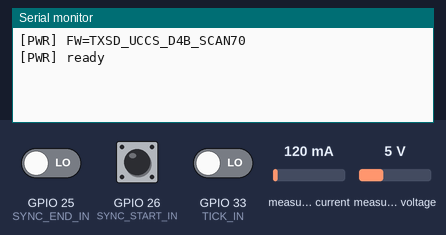
Bench run of a sketch on a simulated ESP32. Parts: the last lines printed to the serial monitor. The test bench sets the inputs (shaded band); at power-on: GPIO 26 (SYNC_START_IN) LOW, GPIO 25 (SYNC_END_IN) LOW, GPIO 33 (TICK_IN) LOW, measured current 120 mA, measured voltage 5 V. Storage starts empty.

Above: at 1.2 s.
1.3 s: GPIO 26 (SYNC_START_IN) pulled HIGH for 0.15 s
At 2.6 s:
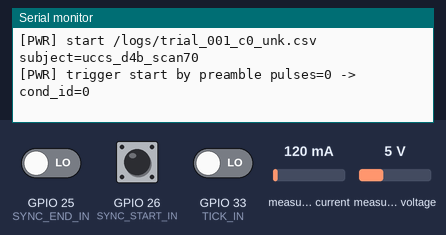
3.1 s: GPIO 25 (SYNC_END_IN) driven HIGH
At 4.3 s:
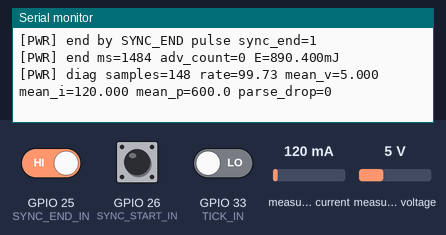
4.6 s: GPIO 26 (SYNC_START_IN) pulled HIGH for 1 s
At 4.82 s:
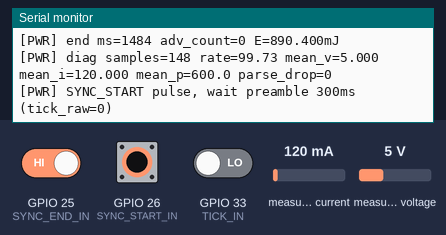

The sketch:

TXSD_UCCS_D4B_SCAN70.ino
```cpp
// TXSD_UCCS_D4B_SCAN70.ino (uccs_d4b_scan70)
// INA219 logger for Step D4B (CCS ablation) under scan70.
// Start/stop via SYNC_START/SYNC_END (TX GPIO26/25 -> TXSD GPIO26/25).
// TX sends preamble pulses on TICK (TX GPIO27 -> TXSD GPIO33) to encode cond_id.
// During trial, TX additionally emits 1 tick per payload update; TXSD uses tick_count as adv_count (approx).
//
// cond_id:
//   1: S4 fixed100
//   2: S4 fixed500
//   3: S4 policy (U+CCS)
//   4: S4 ablation_ccs_off (U-only)

#include <Arduino.h>
#include <Wire.h>
#include <SPI.h>
#include <SD.h>
#include <Adafruit_INA219.h>

// Pins
static const int SD_CS   = 5;
static const int SD_SCK  = 18;
static const int SD_MISO = 19;
static const int SD_MOSI = 23;
static const int SYNC_START_IN = 26;
static const int SYNC_END_IN = 25;
static const int TICK_IN = 33;
static const int I2C_SDA = 21;
static const int I2C_SCL = 22;

// Settings
static const uint32_t SAMPLE_US    = 10000;   // 10ms = 100Hz
static const uint32_t FALLBACK_MS  = 2400000; // safety fallback
static const uint32_t MIN_TRIAL_MS = 1000;
static const uint32_t TICK_PER_TRIAL = 0;     // 0=disabled (use SYNC to end)
static const char SUBJECT_ID[] = "uccs_d4b_scan70";
static const char PROGRAM_ID[] = "TXSD_UCCS_D4B_SCAN70_v1";

// Preamble window (count TICK pulses after SYNC rising edge)
// NOTE:
// TX must NOT emit periodic ticks during this window, otherwise the counted pulses
// can become (cond_id + background_ticks) and collapse to 10..13.
// We keep this short and rely on TX to send preamble pulses immediately after SYNC.
static const uint32_t PREAMBLE_WINDOW_MS = 300;
static const uint8_t PREAMBLE_MAX_ID = 16;
static const uint32_t START_DEBOUNCE_MS = 100;
static const uint32_t END_DEBOUNCE_MS = 100;

HardwareSerial Debug(0);
Adafruit_INA219 ina;
File f;

volatile uint32_t tickCountRaw=0; // cumulative
volatile uint32_t lastTickUs=0;
uint32_t tickStart=0;
uint32_t tickCount=0;
bool logging=false;
bool pendingStart=false;
uint32_t t0_ms=0, nextSampleUs=0;
uint32_t badLines=0;
uint32_t pendingSinceMs=0;
uint32_t tickAtSync=0;
uint8_t condId=0;
uint32_t lastPreamblePulsesRaw=0;
int lastSyncStart = LOW;
int lastSyncEnd = LOW;
uint32_t lastStartEdgeMs=0;
uint32_t lastEndEdgeMs=0;

// Stats
double sumP=0.0; double sumV=0.0; double sumI=0.0; uint32_t sampN=0;

static bool condInfo(uint8_t id, const char** tag){
  switch(id){
    case 1: *tag = "s4_fixed100"; return true;
    case 2: *tag = "s4_fixed500"; return true;
    case 3: *tag = "s4_policy"; return true;
    case 4: *tag = "s4_ablation_ccs_off"; return true;
    default: break;
  }
  *tag = "unk";
  return false;
}

static inline String nextPath(uint8_t id){
  SD.mkdir("/logs");
  char p[96];
  const char* tag="unk";
  (void)condInfo(id, &tag);
  for (uint32_t trial_idx=1;;++trial_idx){
    snprintf(p,sizeof(p),"/logs/trial_%03lu_c%u_%s.csv",
             (unsigned long)trial_idx, (unsigned)id, tag);
    if(!SD.exists(p)) return String(p);
  }
}

void IRAM_ATTR onTickRaw(){
  // Debounce / glitch filter:
  // Ignore pulses that are too close in time (ringing/noise on TICK line).
  // Preamble pulses are spaced by ~20ms; valid adv-event pulses are >=100ms apart.
  uint32_t nowUs = micros();
  uint32_t dt = nowUs - lastTickUs;
  if (dt < 2000) return; // <2ms => very likely noise/bounce
  lastTickUs = nowUs;
  tickCountRaw++;
}

static void startTrial(uint8_t id){
  condId = id;
  const char* tag="unk";
  (void)condInfo(condId, &tag);
  String path = nextPath(id);
  f = SD.open(path, FILE_WRITE);
  if (!f){ Debug.println("[SD] open FAIL"); return; }
  f.println("ms,mV,uA,p_mW,program_id");

  f.printf("# meta, firmware=TXSD_UCCS_D4B_SCAN70, cond_id=%u, cond_id_raw=%lu, tag=%s, subject=%s\r\n",
           (unsigned)condId, (unsigned long)lastPreamblePulsesRaw, tag, SUBJECT_ID);
  if (condId == 3){
    f.printf("# meta, policy=U+CCS actions{100,500} u_mid=0.20 u_high=0.35 c_mid=0.20 c_high=0.35 hyst=0.02 ema_alpha=0.20 ccs_inverted=true\r\n");
  } else if (condId == 4){
    f.printf("# meta, ablation=ccs_off policy=U_only actions{100,500} u_mid=0.20 u_high=0.35 hyst=0.02 ema_alpha=0.20\r\n");
  }
  f.flush();

  logging = true;
  t0_ms = millis();
  nextSampleUs = micros() + SAMPLE_US;
  badLines = 0;
  tickCount = 0;
  tickStart = tickCountRaw; // exclude preamble pulses
  sumP=sumV=sumI=0.0;
  sampN=0;
  Debug.printf("[PWR] start %s subject=%s\n", path.c_str(), SUBJECT_ID);
}

static uint8_t decodeCondIdFromPreamble(uint32_t pulses_raw){
  // Expected (ideal): 1..4
  if (pulses_raw >= 1 && pulses_raw <= 4) return (uint8_t)pulses_raw;

  // Common failure mode when TX emits background ticks during the preamble window:
  // pulses_raw becomes (cond_id + ~9), e.g., 10..13. Recover by subtracting 9.
  if (pulses_raw >= 10 && pulses_raw <= 13) return (uint8_t)(pulses_raw - 9);

  // Otherwise unknown.
  return 0;
}

static void endTrial(){
  if (!logging) return;
  logging = false;
  uint32_t ms_total = millis() - t0_ms;
  tickCount = tickCountRaw - tickStart;

  if (ms_total < MIN_TRIAL_MS){
    Debug.printf("[PWR] ignore short trial ms_total=%lu\n", (unsigned long)ms_total);
    if (f){ f.flush(); f.close(); }
    return;
  }

  double meanP = (sampN>0)? (sumP/sampN) : 0.0;
  double meanV = (sampN>0)? (sumV/sampN) : 0.0;
  double meanI = (sampN>0)? (sumI/sampN) : 0.0;
  double E_mJ  = meanP * (ms_total/1000.0);

  f.printf("# summary, ms_total=%lu, adv_count=%lu, E_total_mJ=%.3f, subject=%s\r\n",
           (unsigned long)ms_total, (unsigned long)tickCount, E_mJ, SUBJECT_ID);
  f.printf("# diag, samples=%lu, rate_hz=%.2f, mean_v=%.3f, mean_i=%.3f, mean_p_mW=%.1f, parse_drop=%lu\r\n",
           (unsigned long)sampN,
           (ms_total>0? (double)sampN/(ms_total/1000.0):0.0),
           meanV, meanI, meanP, (unsigned long)badLines);
  f.flush(); f.close();

  Debug.printf("[PWR] end ms=%lu adv_count=%lu E=%.3fmJ\n",
               (unsigned long)ms_total, (unsigned long)tickCount, E_mJ);
  Debug.printf("[PWR] diag samples=%lu rate=%.2f mean_v=%.3f mean_i=%.3f mean_p=%.1f parse_drop=%lu\n",
               (unsigned long)sampN,
               (ms_total>0? (double)sampN/(ms_total/1000.0):0.0),
               meanV, meanI, meanP, (unsigned long)badLines);
}

void setup(){
  Debug.begin(115200);
  Debug.println("[PWR] FW=TXSD_UCCS_D4B_SCAN70");
  SPI.begin(SD_SCK, SD_MISO, SD_MOSI, SD_CS);
  if (!SD.begin(SD_CS)){ Debug.println("[SD] init FAIL"); while(1) delay(1000); }

  pinMode(SYNC_START_IN, INPUT_PULLDOWN);
  pinMode(SYNC_END_IN, INPUT_PULLDOWN);
  pinMode(TICK_IN, INPUT_PULLDOWN);
  attachInterrupt(digitalPinToInterrupt(TICK_IN), onTickRaw, RISING);

  Wire.begin(I2C_SDA, I2C_SCL);
  Wire.setClock(400000);
  ina.begin();
  ina.setCalibration_16V_400mA();

  Debug.println("[PWR] ready");
}

void loop(){
  uint32_t nowMs = millis();
  int syncStart = digitalRead(SYNC_START_IN);
  int syncEnd = digitalRead(SYNC_END_IN);
  bool startRise = (syncStart == HIGH) && (lastSyncStart == LOW);
  bool endRise = (syncEnd == HIGH) && (lastSyncEnd == LOW);
  lastSyncStart = syncStart;
  lastSyncEnd = syncEnd;

  if (!logging && !pendingStart && startRise && (nowMs - lastStartEdgeMs) >= START_DEBOUNCE_MS){
    pendingStart = true;
    pendingSinceMs = nowMs;
    tickAtSync = tickCountRaw;
    lastStartEdgeMs = nowMs;
    Debug.printf("[PWR] SYNC_START pulse, wait preamble %lums (tick_raw=%lu)\n",
                 (unsigned long)PREAMBLE_WINDOW_MS, (unsigned long)tickCountRaw);
  }

  if (pendingStart){
    if ((nowMs - pendingSinceMs) >= PREAMBLE_WINDOW_MS){
      uint32_t pulses = tickCountRaw - tickAtSync;
      lastPreamblePulsesRaw = pulses;
      uint8_t id = decodeCondIdFromPreamble(pulses);
      startTrial(id);
      pendingStart = false;
      Debug.printf("[PWR] trigger start by preamble pulses=%lu -> cond_id=%u\n",
                   (unsigned long)pulses, (unsigned)id);
      nowMs = millis();
    }
  }

  if (logging){
    if (endRise && (nowMs - lastEndEdgeMs) >= END_DEBOUNCE_MS){
      Debug.printf("[PWR] end by SYNC_END pulse sync_end=%d\n", syncEnd);
      endTrial();
      lastEndEdgeMs = nowMs;
    } else {
      tickCount = tickCountRaw - tickStart;
      if (TICK_PER_TRIAL > 0 && tickCount >= TICK_PER_TRIAL){
        Debug.printf("[PWR] force end by TICK (count=%lu)\n", (unsigned long)tickCount);
        endTrial();
      }
      if ((nowMs - t0_ms) >= FALLBACK_MS){
        Debug.printf("[PWR] force end by timeout (ms=%lu)\n", (unsigned long)(nowMs - t0_ms));
        endTrial();
      }
    }

    uint32_t nowUs = micros();
    while ((int32_t)(nowUs - nextSampleUs) >= 0){
      nextSampleUs += SAMPLE_US;
      float v = ina.getBusVoltage_V();
      float i = ina.getCurrent_mA();
      int32_t mv = (int32_t)lroundf(v*1000.0f);
      int32_t uA = (int32_t)lroundf(i*1000.0f);
      double p_mW = v*i;
      uint32_t relMs = millis() - t0_ms;

      sumP += p_mW;
      sumV += v;
      sumI += i;
      sampN++;

      char buf[96];
      int n = snprintf(buf, sizeof(buf), "%lu,%ld,%ld,%.1f,%s\r\n",
                       (unsigned long)relMs, (long)mv, (long)uA, p_mW, PROGRAM_ID);
      if (n > 0) f.write((uint8_t*)buf, n); else badLines++;
      nowUs = micros();
    }
  } else {
    delay(10);
  }
}
```

Measured:
- after the input at 1.3 s, the serial monitor: prints a new line at once (image 1)
- after the input at 3.1 s, the serial monitor: prints a new line at once (image 2)
- after the input at 4.6 s, the serial monitor: prints a new line at once (image 3)
